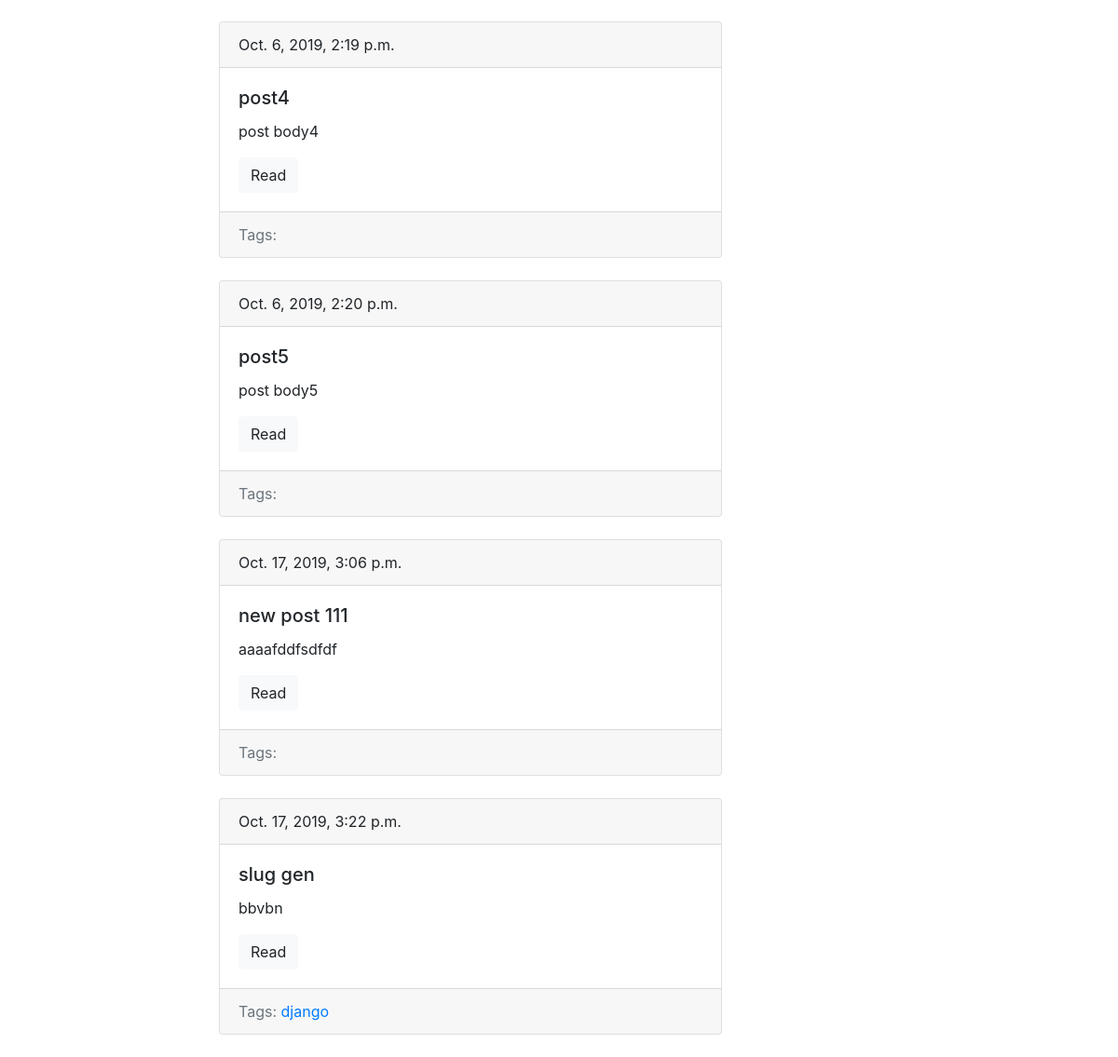
The page /blog/ (lower part) on the database as committed earlier.
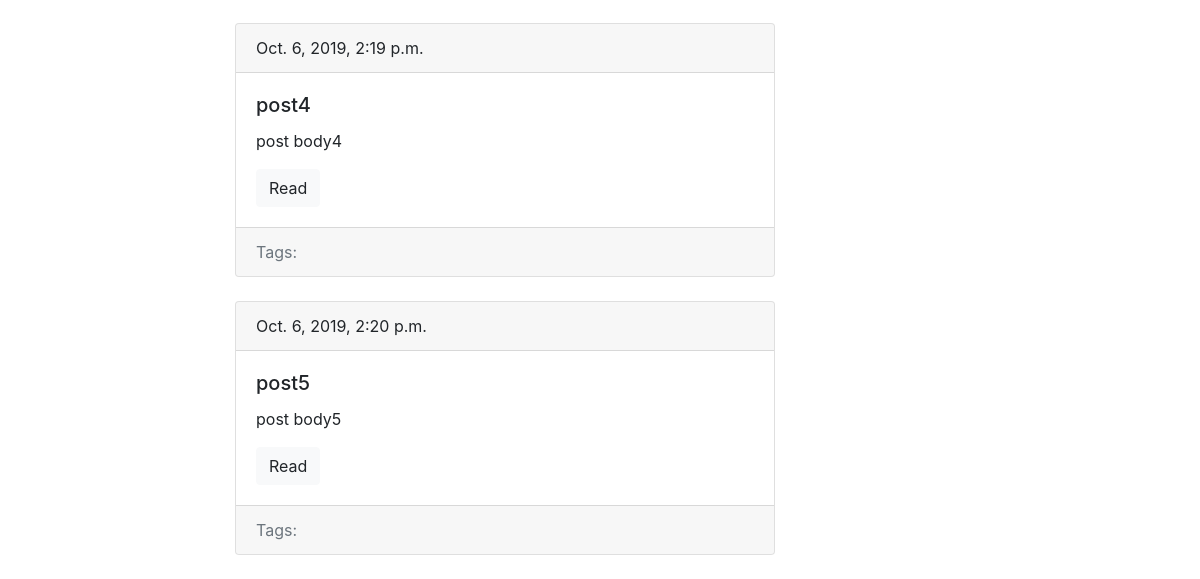
The same page on the database as committed later.
### blog/models.py (models this page shows, shortened)
class Post(models.Model):
    title = models.CharField(max_length=150, db_index=True)
    slug = models.SlugField(max_length=150, blank=True, unique= True)
    body = models.TextField(blank=True, db_index=True)
    date_pub = models.DateTimeField(auto_now_add=True)
    tags = models.ManyToManyField('Tag', blank=True, related_name='posts')
    def get_absolute_url(self):
        return reverse('post_detail_url', kwargs={'slug': self.slug})

class Tag(models.Model):
    title = models.CharField(max_length=50)
    slug = models.SlugField(max_length=50, unique=True)
    def get_absolute_url(self):
        return reverse('tag_detail_url', kwargs={"slug": self.slug})

### blog/views.py (the view)
# urls.py: path('', posts_list, name='posts_list_url'),
def posts_list(request):
    posts = Post.objects.all()
    return render(request, "blog/index.html", context={'posts': posts})

### blog/templates/blog/index.html (shortened to what this page needs)
{% extends 'blog/base_blog.html' %}
{% block content %}
    {% for post in posts %}
        {% include 'blog/includes/post_card_template.html' %}
    {% endfor%}
{% endblock %}

### blog/templates/blog/includes/post_card_template.html
        <div class="card mb-4">
          <div class="card-header">
            {{ post.date_pub }}
          </div>
          <div class="card-body">
            <h5 class="card-title">{{ post.title }}</h5>
            <p class="card-text">{{ post.body|truncatewords:15 }}</p>
            <a href="{{ post.get_absolute_url }}" class="btn btn-light">Read</a>
          </div>
            <div class="card-footer text-muted">
                Tags:
                {% for tag in post.tags.all %}
                    <a href="{{ tag.get_absolute_url }}"> {{ tag.title }} </a>
                {% endfor %}
            </div>
        </div>

Rows that differ between the two databases and show on the page:
removed Post: date_pub "Oct. 17, 2019, 3:06 p.m.", title "new post 111", body "aaaafddfsdfdf"
removed Post: date_pub "Oct. 17, 2019, 3:22 p.m.", title "slug gen", body "bbvbn"
no longer on this page (row unchanged): Tag: title "django"
